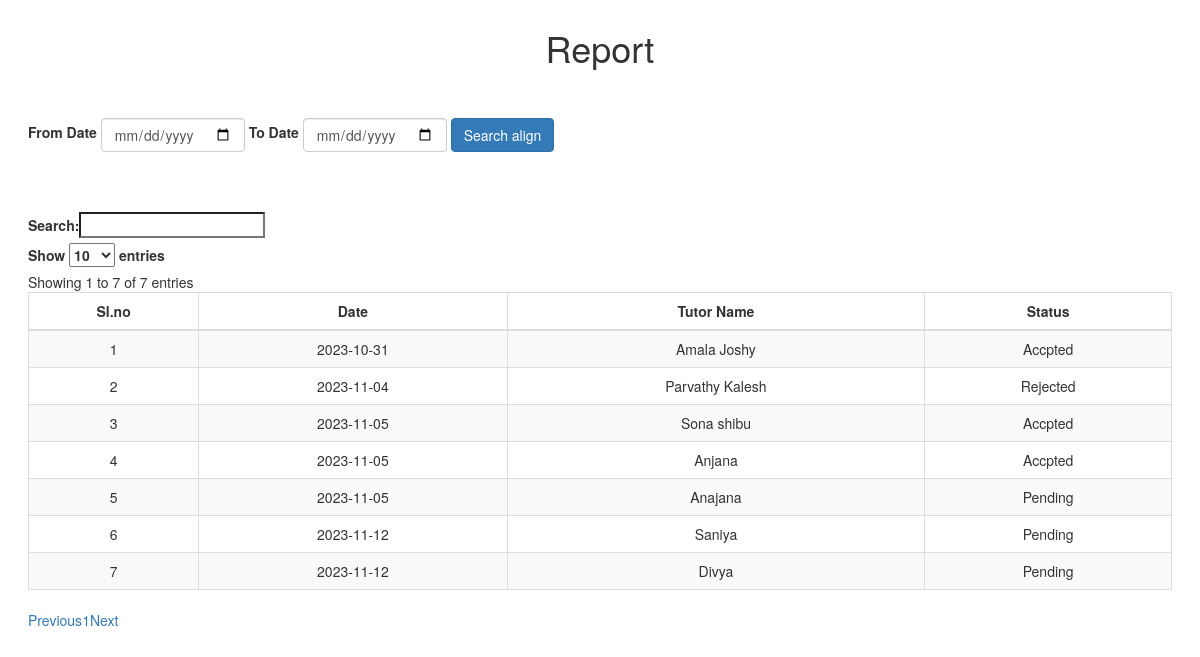
The page /project/Admin/PaymentReport.php on the database as committed earlier.
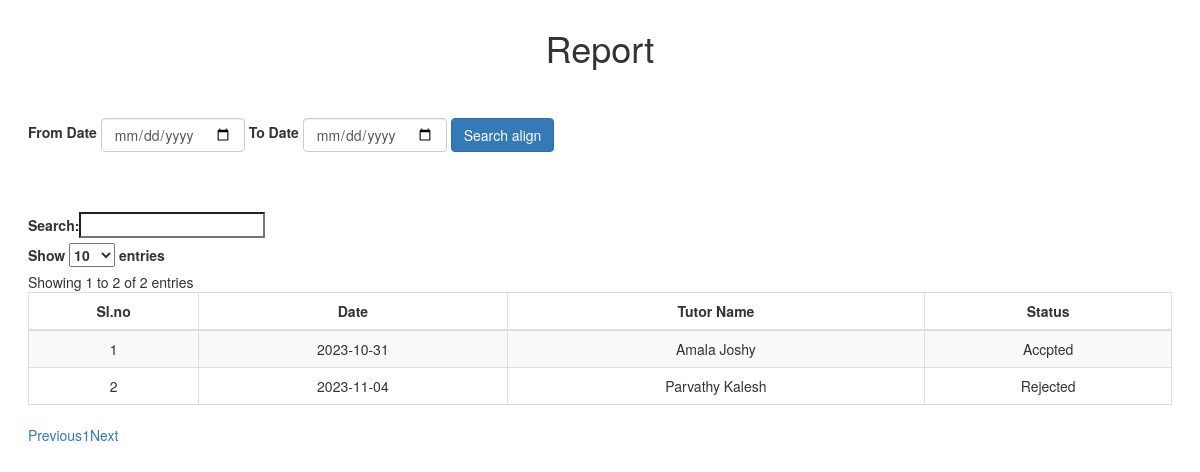
The same page on the database as committed later.
### tables this page shows
CREATE TABLE `tbl_paymentrecords` (
  `payment_id` int(11) NOT NULL auto_increment,
  `tutor_id` varchar(500) NOT NULL,
  `payment_date` varchar(500) NOT NULL,
  PRIMARY KEY  (`payment_id`)
);

CREATE TABLE `tbl_tutor` (
  `tutor_id` int(11) NOT NULL auto_increment,
  `tutor_name` varchar(50) NOT NULL,
  `tutor_gender` varchar(50) NOT NULL,
  `tutor_contact` varchar(50) NOT NULL,
  `tutor_email` varchar(50) NOT NULL,
  `tutor_address` varchar(100) NOT NULL,
  `tutor_qualification` varchar(50) NOT NULL,
  `t_photo` varchar(50) NOT NULL,
  `place_id` int(11) NOT NULL,
  `t_proof` varchar(50) NOT NULL,
  `t_password` varchar(50) NOT NULL,
  `t_status` int(11) NOT NULL,
  PRIMARY KEY  (`tutor_id`)
);

### project/Admin/PaymentReport.php (the view, shortened to what this page needs)
<!DOCTYPE html>
<html lang="en" >
    <head>
        <link rel='stylesheet' href='https://maxcdn.bootstrapcdn.com/bootstrap/3.3.6/css/bootstrap.min.css'>
        <link rel='stylesheet' href='https://cdn.datatables.net/1.10.12/css/dataTables.bootstrap.min.css'>
        <link rel='stylesheet' href='https://cdn.datatables.net/buttons/1.2.2/css/buttons.bootstrap.min.css'>
    <body>
        <h1 align="center" id="heading">Report</h1>
        <br><br>
        <form method="post" class="form-inline justify-content-center">
            <div class="form-group mr-2">
                <label for="fdate">From Date</label>
                <input type="date" class="form-control" id="fdate" name="fdate">
            </div>
            <div class="form-group mr-2">
                <label for="tdate">To Date</label>
                <input type="date" class="form-control" id="tdate" name="tdate">
            </div>
            <button type="submit" class="btn btn-primary" name="btn_search">Search align</button>
        </form>
        <br><br><br>
        <table id="example" class="table table-striped table-bordered" cellspacing="0" width="100%">
            <thead>
                <tr>
                    <th style="text-align:center">Sl.no</th>
                    <th style="text-align:center">Date</th>
                    <th style="text-align:center">Tutor Name</th>
                    <th style="text-align:center">Status</th>
                </tr>
            </thead>
            <tbody>
			<?php
				$i=0;
			 $selQry = "select * from tbl_paymentrecords p inner join tbl_tutor t on t.tutor_id=p.tutor_id ";
				  $rs = mysql_query($selQry);
                   while($data = mysql_fetch_array($rs))
				   {
                     $i++;
			?>
              <tr>
              	<td align="center"><?php echo $i; ?></td>
                 <td align="center"><?php echo $data["payment_date"]; ?></td>
                 <td align="center"><?php echo $data["tutor_name"]; ?></td>
                 <td align="center"><?php if ($data["t_status"]==1)
                 {
                    echo "Accpted";
                 }
                 else if ($data["t_status"]==2)
                 {
                    echo "Rejected";
                 }
                 else{
                    echo "Pending";
                 } ?></td>
              </tr>
               <?php
				}
			?>
            </tbody>
        </table>
    </body>
</html>

Rows that differ between the two databases and show on the page:
removed tbl_paymentrecords: payment_date "2023-11-05", tutor.tutor_name "Sona shibu", shows "Accpted"
removed tbl_paymentrecords: payment_date "2023-11-05", tutor.tutor_name "Anjana", shows "Accpted"
removed tbl_paymentrecords: payment_date "2023-11-05", tutor.tutor_name "Anajana", shows "Pending"
removed tbl_paymentrecords: payment_date "2023-11-12", tutor.tutor_name "Saniya", shows "Pending"
removed tbl_paymentrecords: payment_date "2023-11-12", tutor.tutor_name "Divya", shows "Pending"
Other text that changed with them:
text written by a page script: "Search: Show entries Showing 1 to 7 of 7 entries Previous 1 Next" → "Search: Show entries Showing 1 to 2 of 2 entries Previous 1 Next"
